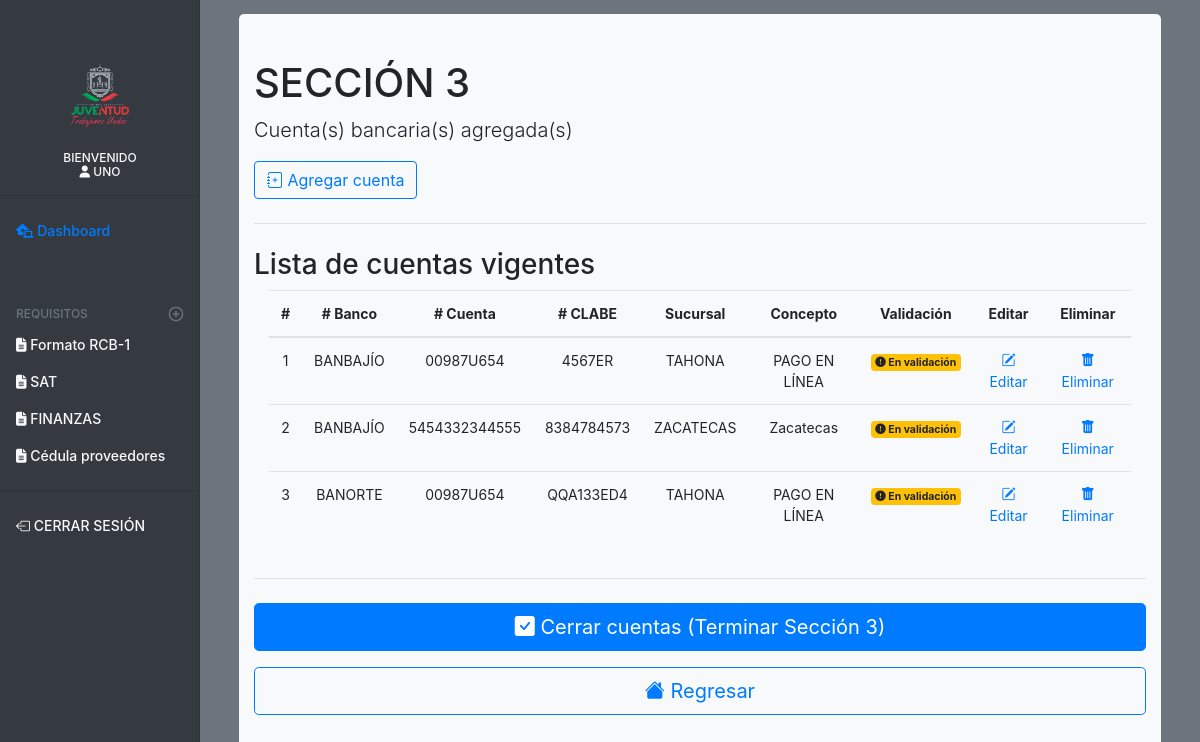
Page /dashboard/seccion3_grid.php (signed in) on the committed database.
### tables this page shows
CREATE TABLE `banco` (
  `id` int(11) NOT NULL,
  `banco` varchar(100) NOT NULL,
  `no_cuenta` varchar(100) NOT NULL,
  `no_clabe` varchar(100) NOT NULL,
  `sucursal` varchar(100) NOT NULL,
  `concepto` varchar(200) NOT NULL,
  `id_ext` int(11) NOT NULL,
  `validacion` int(11) NOT NULL
);

### dashboard/seccion3_grid.php (the view, shortened to what this page needs)
<?php
include('prcd/conn.php');
    $id = $_SESSION['id'];
    $nombre = $_SESSION['nombre'];
?>
<!doctype html>
<html lang="es">
  <head>
    <link rel="stylesheet" href="https://cdn.jsdelivr.net/npm/bootstrap-icons@1.3.0/font/bootstrap-icons.css">
    <link href="css/bootstrap.css" rel="stylesheet">
    <link href="css/form-validation.css" rel="stylesheet">
    <link href="css/dashboard.css" rel="stylesheet">
  </head>
  <body class="bg-secondary">
<div class="container-fluid">
  <div class="row">
    <nav id="sidebarMenu" class="col-md-3 col-lg-2 d-md-block bg-dark sidebar collapse">
      <div class="sidebar-sticky pt-3">
        <ul class="navbar-nav px-3 text-center">
            <li class="align-middle">
                   <img src="../img/logo.png" width="35%" class="" alt="" loading="lazy">
            </li>
        </ul>
        <h6 class="sidebar-heading d-flex justify-content-center text-center align-items-center px-3 mt-4 mb-1 text-muted text-light">
          <span class="text-light">
          bienvenido<br><i class="fas fa-user"></i>
            <?php
              echo utf8_encode($nombre);
            ?>
          </span>
        </h6>
          <hr>
        <ul class="nav flex-column">
           <li class="nav-item">
            <a class="nav-link active" href="dashboard.php">
              <i class="fas fa-laptop-house"></i>
              Dashboard <span class="sr-only">(current)</span>
            </a>
          </li>
          <h6 class="sidebar-heading d-flex justify-content-between align-items-center px-3 mt-4 mb-1 text-muted">
            <span>Requisitos</span>
            <a class="d-flex align-items-center text-muted" href="dashboard.php" aria-label="Add a new report">
              <span data-feather="plus-circle"></span>
            </a>
          </h6>
          <li class="nav-item">
            <a class="nav-link text-light" href="#">
              <i class="fas fa-file-alt"></i> Formato RCB-1
            </a>
          </li>
          <li class="nav-item">
            <a class="nav-link text-light" href="#">
              <i class="fas fa-file-alt"></i> SAT
            </a>
          </li>
          <li class="nav-item">
            <a class="nav-link text-light" href="#">
              <i class="fas fa-file-alt"></i> FINANZAS
            </a>
          </li>
          <li class="nav-item">
            <a class="nav-link text-light" href="#">
              <i class="fas fa-file-alt"></i> Cédula proveedores
            </a>
          </li>
          <li class="nav-item">
            <hr style="color: dimgrey;">
            <a class="nav-link text-light" href="prcd/sort.php"><i class="bi bi-box-arrow-left"></i> CERRAR SESIÓN</a>
          </li>
        </ul>
    </nav>
    <main role="main" class="col-md-9 ml-sm-auto col-lg-10 px-md-4 bg-secondary" style="background-color:#eaeef4; height:100%;">
      <div class="d-flex justify-content-between flex-wrap flex-md-nowrap align-items-center pt-3 mb-3 ">
      </div>
    <div class="container-fluid ">
            <div class="jumbotron jumbotron-fluid " style="background-color:#f8f9fa; width:100%;border-radius:5px;  margin-top:25px; padding-top:45px;">
        <div class="container-fluid">
          <h1 class="h1">SECCIÓN 3</h1>
          <p class="lead">Cuenta(s) bancaria(s) agregada(s)</p>
          <a href="seccion3.php" class="btn btn-outline-primary"><i class="bi bi-journal-plus"></i> Agregar cuenta</a>
          <hr class="my-4">
        <div class="row">
        <div class="col-md-12">
          <div class="box">
            <div class="box-header">
              <h3 class="box-title">Lista de cuentas vigentes</h3>
            </div>
          <div class="container-fluid">
            <div class="box-body table-responsive no-padding">
              <table class="table table-hover">
              <thead class="text-center">
                    <tr>
                    <th scope="col">#</th>
                    <th scope="col"># Banco</th>
                    <th scope="col"># Cuenta</th>
                    <th scope="col"># CLABE</th>
                    <th scope="col">Sucursal</th>
                    <th scope="col">Concepto</th>
                    <th scope="col">Validación</th>
                    <th scope="col">Editar</th>
                    <th scope="col">Eliminar</th>
                    </tr>
                </thead>
                <?php
                $tabla="SELECT * FROM banco WHERE id_ext = '$id' ORDER BY id ASC";
                $resultadotabla = $conn->query($tabla);
                $numero=0;
            while($row = $resultadotabla->fetch_assoc()){
                $numero++;
                echo '<tr>';
                    echo '<td><center>'.$numero.'</center></td>';
                    echo '<td><center>'.$row['banco'].'</center></td>';
                    echo '<td><center>'.$row['no_cuenta'].'</center></td>';
                    echo '<td><center>'.$row['no_clabe'].'</center></td>';
                    echo '<td><center>'.$row['sucursal'].'</center></td>';
                    echo '<td><center>'.$row['concepto'].'</center></td>';
                    if($row['validacion']==0){
                      echo '<td><center><span class="badge badge-warning text-center"><i class="bi bi-exclamation-circle-fill"></i> En validación</span></center></td>';
                    }
                    elseif($row['validacion']==1){
                      echo '<td><center><span class="badge badge-primary text-center"><i class="bi bi-check-square-fill"></i> Validado</span></center></td>';
                    }
                    elseif($row['validacion']==2){
                      echo '<td><center><span class="badge badge-danger text-center"><i class="bi bi-x-circle-fill"></i> No Validado</span></center></td>';
                    }
                    echo '<td><a href="#"><center><i class="bi bi-pencil-square"></i> Editar</center></a></td>';
                    echo '<td><center><a href="#"><i class="bi bi-trash-fill"></i> Eliminar</a></center></td>';
                echo '</tr>';
            }
            ?>
                </table>
          </div>
        </div>
      </div>
              </div>
        </div>
        <hr class="my-4">
        <p><button class="btn btn-primary btn-lg btn-block" type="button" data-bs-toggle="modal" data-bs-target="#exampleModal"><i class="bi bi-check-square-fill"></i> Cerrar cuentas (Terminar Sección 3)</button></p>
                  <a type="button" class="btn btn-outline-primary btn-lg btn-block" href="dashboard.php"><i class="bi bi-house-fill"></i> Regresar</a>
          </div>
        </div>
      </div>
      </div>
      </div>
        <script src="css/dashboard.js"></script></body>
</html>

### dashboard/css/dashboard.css (style rules this page uses)
body { font-size: .875rem; background-color:#eaeef4; }
.feather { width: 16px; height: 16px; vertical-align: text-bottom; }
.sidebar { position: fixed; top: 0; bottom: 0; left: 0; z-index: 100; padding: 48px 0 0; box-shadow: inset -1px 0 0 rgba(0, 0, 0, .1); }
.sidebar-sticky { position: relative; top: 0; height: calc(100vh - 48px); padding-top: .5rem; overflow-x: hidden; overflow-y: auto; }
.sidebar .nav-link { font-weight: 500; color: #333; }
.sidebar .nav-link.active { color: #007bff; }
.sidebar-heading { font-size: .75rem; text-transform: uppercase; }

### rows in the picture
banco: banco "BANBAJÍO", no_cuenta "00987U654", no_clabe "4567ER", sucursal "TAHONA", concepto "PAGO EN LÍNEA", validacion 0 (drawn)
banco: banco "BANBAJÍO", no_cuenta "5454332344555", no_clabe "8384784573", sucursal "ZACATECAS", concepto "Zacatecas", validacion 0 (drawn)
banco: banco "BANORTE", no_cuenta "00987U654", no_clabe "QQA133ED4", sucursal "TAHONA", concepto "PAGO EN LÍNEA", validacion 0 (drawn)

### other values in the picture
utf8_encode($nombre) "UNO"
